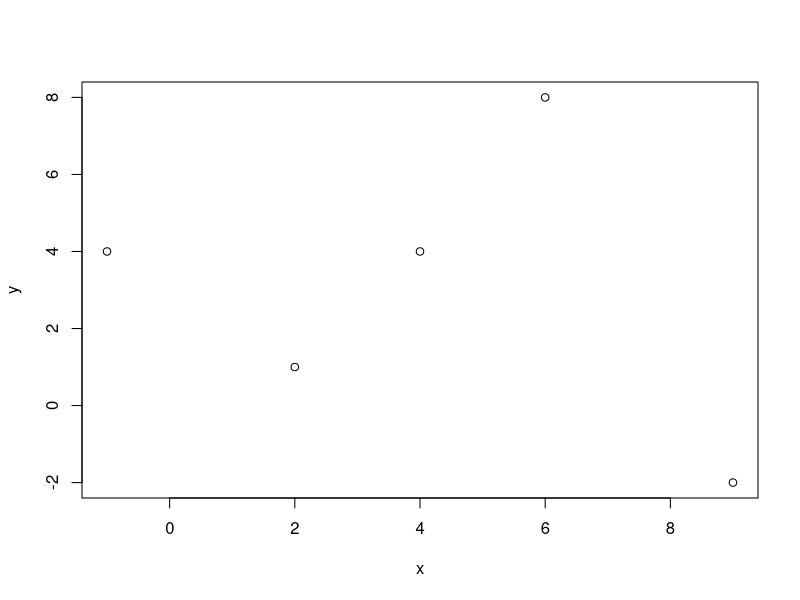
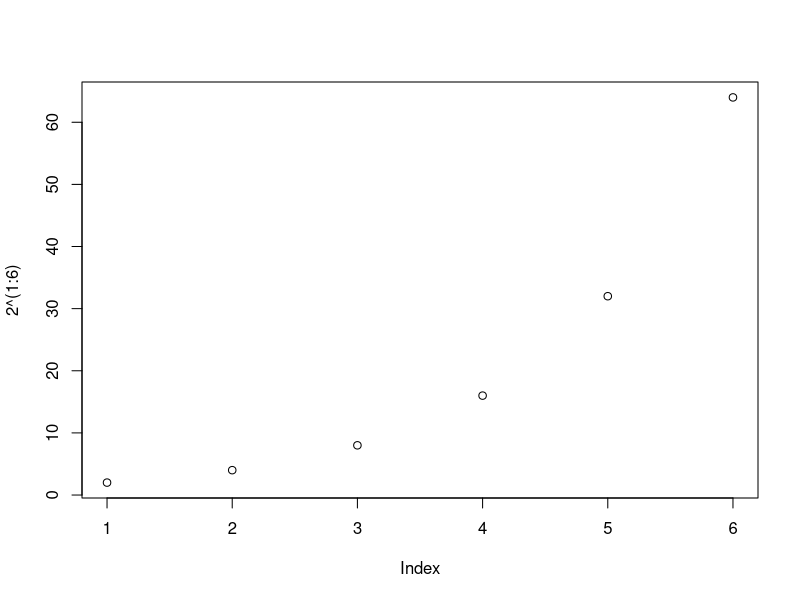
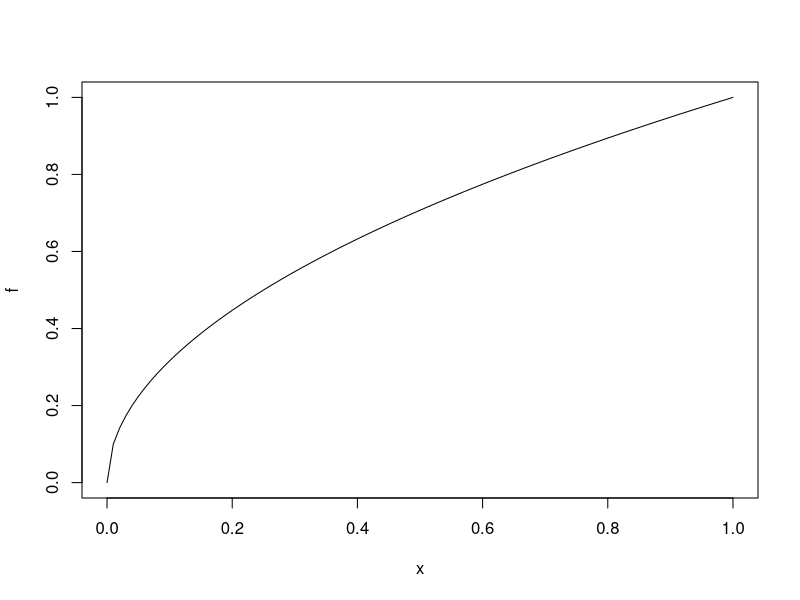
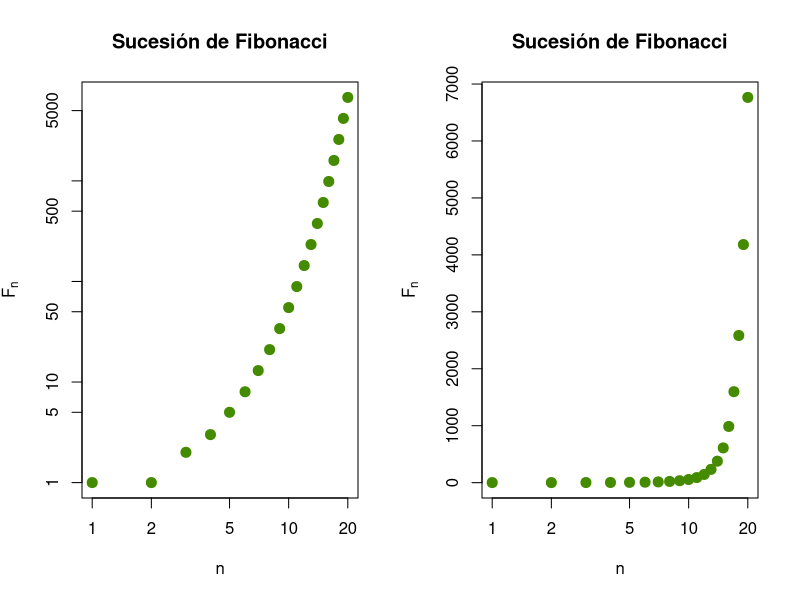
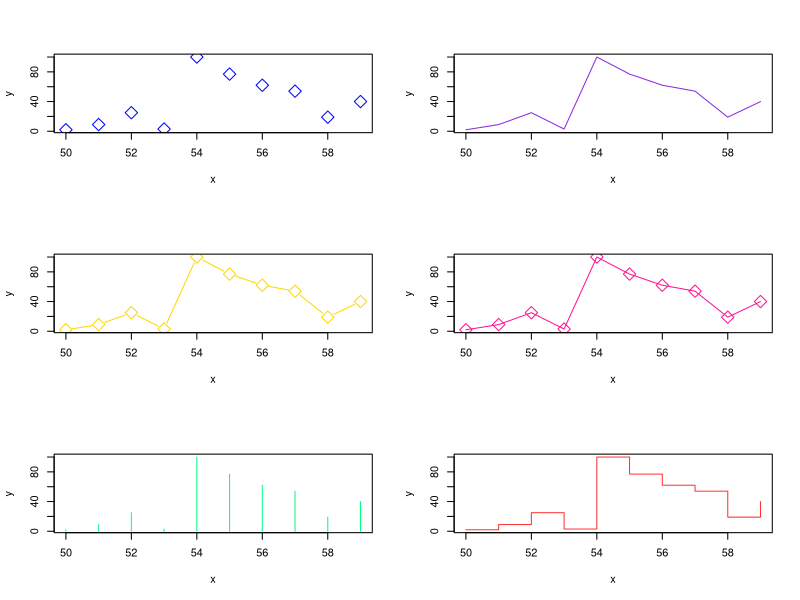
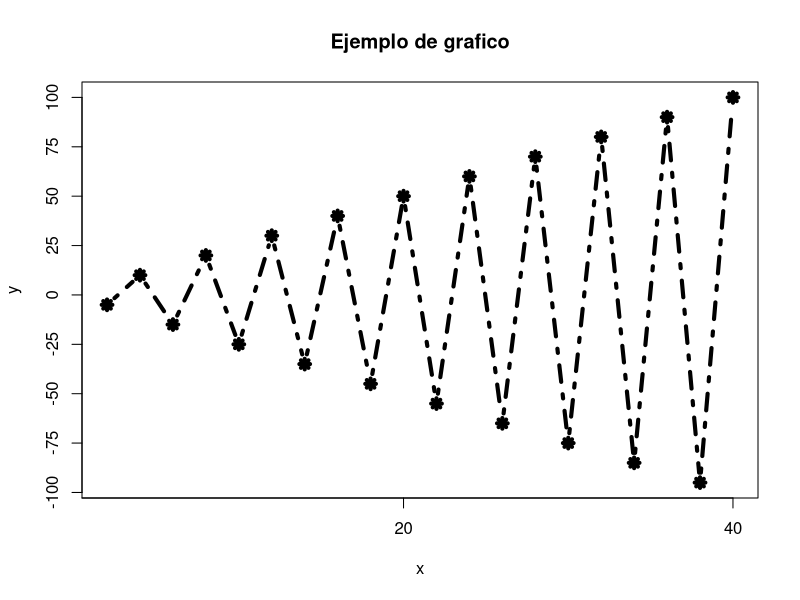
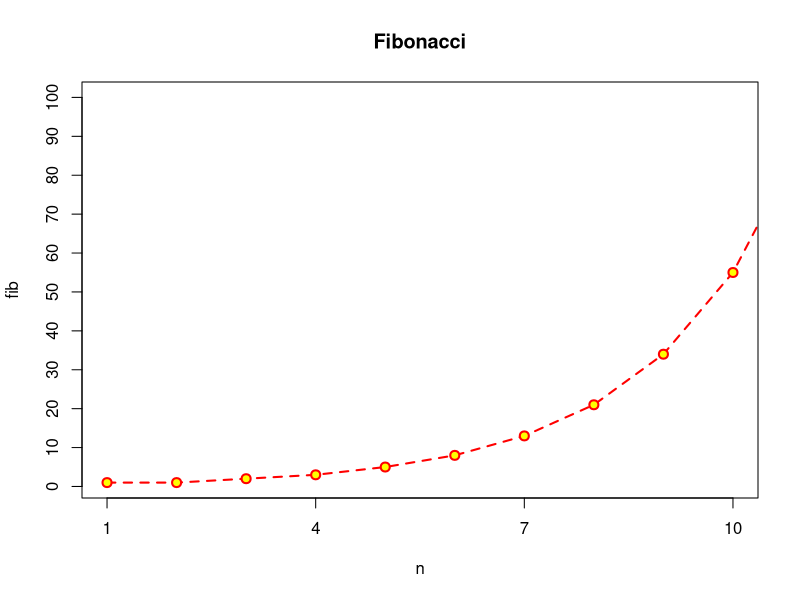
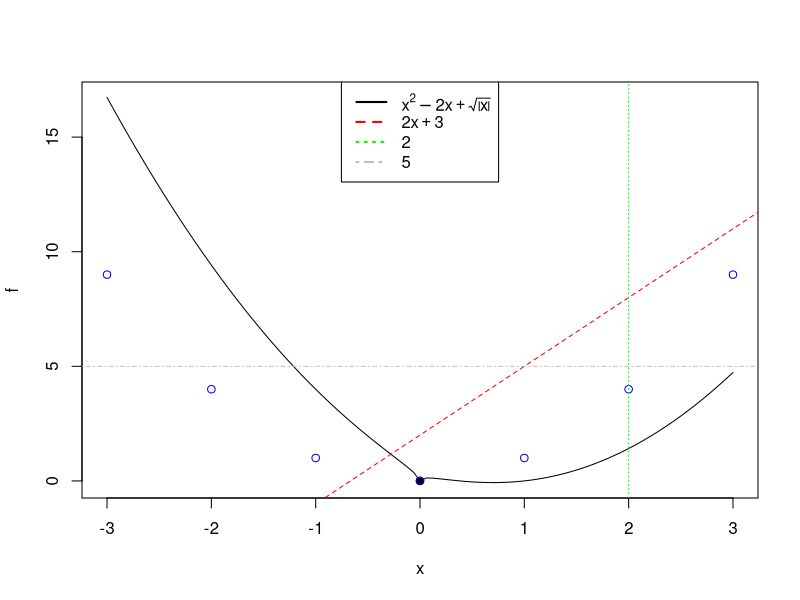

Recreate these plots in R, in order.
## ---- chunk 1
x = c(2,6,4,9,-1)
y = c(1,8,4,-2,4)
plot(x,y)
## ---- chunk 2
plot(2^(1:6))
## ---- chunk 3
f <- function(x){sqrt(x)}
plot(f)
## ---- chunk 4
n = 1:20
fib = (1/sqrt(5))*((1+sqrt(5))/2)^n - (1/sqrt(5))*((1-sqrt(5))/2)^n #Fórmula 
# para obtener la sucesión de Fibonacci
fib
par(mfrow = c(1,2)) #Con esto puedo hacer que se ordenen 
#mis gráficos en una fila y dos columnas.
plot(fib, xlab = "n", ylab = expression(F[n]),
     main = "Sucesión de Fibonacci", pch = 20, cex = 2, 
     col = "chartreuse4", log = "xy")
plot(fib, xlab = "n", ylab = expression(F[n]),
     main = "Sucesión de Fibonacci", pch = 20, cex = 2, 
     col = "chartreuse4", log = "x")
par(mfrow = c(1,1)) #Lo regreso para que los
#gráficos se muestren en pantalla.
## ---- chunk 5
par(mfrow = c(3,2))
x = c(50:59)
y = c(2,9,25,3,100,77,62,54,19,40)
plot(x,y, pch = 23, cex = 2, col = "blue", type = "p")
plot(x,y, pch = 23, cex = 2, col = "blueviolet", type = "l")
plot(x,y, pch = 23, cex = 2, col = "gold", type = "b")
plot(x,y, pch = 23, cex = 2, col = "deeppink", type = "o")
plot(x,y, pch = 23, cex = 2, col = "springgreen", type = "h")
plot(x,y, pch = 23, cex = 2, col = "firebrick1", type = "s")
par(mfrow = c(1,1))
## ---- chunk 6
x = (2*(1:20))
y = (-1)^(1:20)*5*(1:20)
plot(x,y, main = "Ejemplo de grafico", pch = 8, 
     cex = 1, type = "b", lty = 4, lwd = 4, 
     xaxp = c(0,40,2), 
     yaxp = c(-100,100,8)) #Entre los números 0 y 40 quiero
#dos divisiones y entre los números -100 y 100
#quiero 8 divisiones.
## ---- chunk 7
plot(n, fib, pch = 21, col = "red", bg = "yellow", cex = 1.2,
     main = "Fibonacci",
     type = "o", lty = "dashed", lwd = 2,
     xlim = c(1,10), ylim = c(1,100),
     xaxp = c(1,10,3), yaxp = c(0,100,10))
## ---- chunk 8
f <- function(x){
  x^2 - 2*x + sqrt(abs(x))
}
plot(f, xlim = c(-3,3))
points(0,0, pch = 19)
points(-3:3, (-3:3)^2, col = "blue")
abline(2,3, lty = "dashed", col = "red")
abline(v = 2, lty = "dotted", col = "green")
abline(h = 5, lty = "dotdash", col = "gray")
legend("top",
       legend = c(expression(x^2 - 2*x + sqrt(abs(x))), 
                  expression(y = 2*x + 3),
                  expression(x = 2), 
                  expression(y = 5)),
       col = c("black", "red", "green", "gray"),
       lwd = 2, lty = c("solid", "dashed", "dotted", "dotdash")
       )
## ---- chunk 9
f <- function(x){
  x^2
}
plot(f, xlim = c(-3,3), col = "red", lwd = 2,
     ylab = expression(x^2), xlab = "x")
abline(h = 0:9, v = -3:3, lty = "dotted", col = "gray")
legend("top", legend = expression(x^2),
       col = "red", lwd = 2, lty = 1)
## ---- chunk 10
plot(tan, xlim = c(-pi, pi), ylim = c(-5,5))
abline(v = c(-pi/2, pi/2), col = "red")
legend("top", 
       legend = c("Tangente", "Asíntotas"), 
       col = c("black", "red"), lwd = 2, lty = 1)
## ---- chunk 11
plot(0,0)
text(0,0, labels = "debajo", pos = 1)
text(0,0, labels = "izquierda", pos = 2)
text(0,0, labels = "arriba", pos = 3)
text(0,0, labels = "derecha", pos = 4)
points(0,1)
text(0,1, labels = "centro")
## ---- chunk 12
f <- function(x){x^2}
plot(f, xlim = c(-3,3), ylim = c(-10,10))
points(-3:3, f(-3:3), pch = 9)
lines(-3:3, f(-3:3), lwd = 2, lty = "dotted", col = "red")
curve(x^3, lty = "dashed", col = "blue", add = TRUE)
curve(x^4, lty = "dashed", col = "orangered", add = TRUE)
legend("bottomright", 
       col = c("black", "blue", "orangered"),
       legend = c(expression(x^2), expression(x^3),
                  expression(x^4)),
       lwd = 2, 
       lty = c("solid", rep("dashed", times=2))
       )
## ---- chunk 13
x = seq(0,2*pi,0.1)
plot(x,sin(x),type="l",col="blue",lwd=3, xlab="", ylab="")
lines(x,cos(x),col="green",lwd=3)
lines(x, tan(x), col="purple",lwd=3)
legend("bottomleft",col=c("blue","green","purple"), 
       legend=c("Seno","Coseno", "Tangente"), 
       lwd=3, bty="l")

## ---- chunk 14
x = c(5*(1:10))
plot(x,c(exp(-x)+(-1)^x*x/2*sin(x)^2), xlab = "", ylab = "", 
     main = "Grafico con varios elementos")
segments(10,0,40,0, col = "red", lwd = 4) #Genera una línea 
#(segmento) de color rojo que empieza en (10,0) y
#termina en (40,0)
arrows(10,0,40,-10, col = " blue", length = 0.5, angle = 5, code = 2)
#Genera una línea color azul con inclinación 5
#Que empieza en (10,0) y termina en (40,-10)
symbols(40,0,stars = cbind(1,.5,1,.5,1,.5,1,.5,1,.5), add = TRUE, lwd = 3, inches = 0.5) #Dibuja una estrella cuyos vértices alternan entre
#el 100% de su tamaño y el 50% de su tamaño 
#En este ejemplo la colocamos al 50% del tamaño original
symbols(40,0,stars = cbind(1,.5,1,.5,1,.5,1,.5,1,.5), add = TRUE, lwd = 3)
#Dibuja una estrella cuyos vértices alternan entre
#el 100% de su tamaño y el 50% de su tamaño
#En este ejemplo la colocamos al 100% de su tamaño original
polygon(c(20,30,40),c(10,-10,10), col = "gold", density = 3, angle = 90, lty = 4, 
        lwd = 5)
#Genera un triángulo color or
